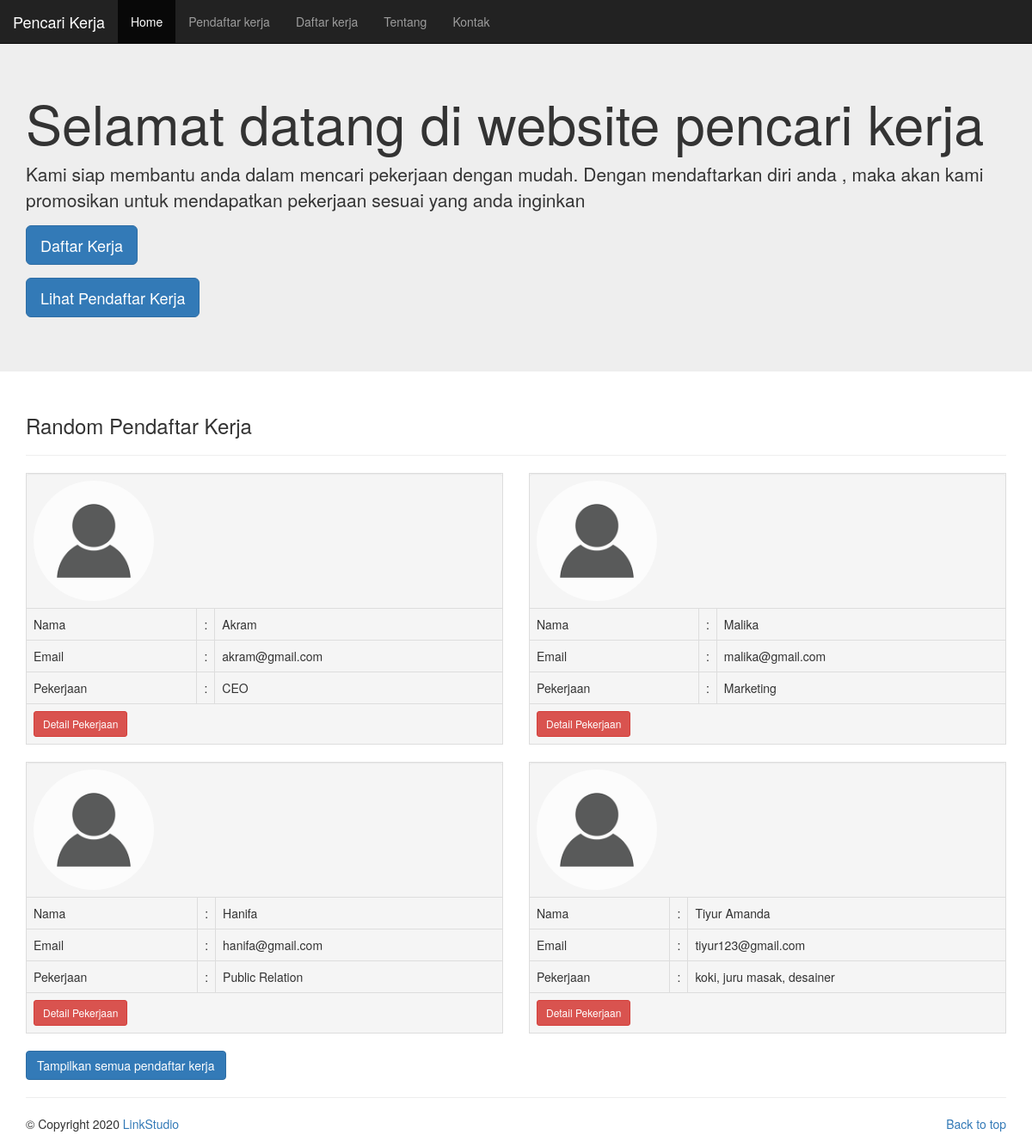
The page / on the database its author committed.
### tables this page shows
CREATE TABLE IF NOT EXISTS `pendaftar` (
  `id` int(11) NOT NULL AUTO_INCREMENT,
  `nama` varchar(255) NOT NULL,
  `email` varchar(255) NOT NULL,
  `alamat` text NOT NULL,
  `pekerjaan` text NOT NULL,
  `resume` longtext NOT NULL,
  PRIMARY KEY (`id`)
);

### application/controllers/Home.php (called while the page is built)
<?php
class Home extends CI_Controller {
	public function index(){
		$this->load->model("pendaftar");
		$data = array(
			'pendaftar' => $this->pendaftar->getRandom()
		);
		$this->load->view("template/header");
		$this->load->view("home", $data);
		$this->load->view("template/footer");
	}
}

### index.php (called while the page is built, shortened)
<?php
require_once BASEPATH.'core/CodeIgniter.php';

### application/models/pendaftar.php (called while the page is built, shortened)
<?php
class Pendaftar extends CI_Model {
	public function getRandom(){
		$this->db->order_by("id", "RANDOM");
		$this->db->limit(4);
		return $this->db->get("pendaftar")->result();
	}
}

### application/views/home.php (the view)
<div class="jumbotron">
	<div class="container">
		<h1>Selamat datang di website pencari kerja</h1>
	  	<p>Kami siap membantu anda dalam mencari pekerjaan dengan mudah. Dengan mendaftarkan diri anda , maka akan kami promosikan untuk mendapatkan pekerjaan sesuai yang anda inginkan</p>
	  	<p><a class="btn btn-primary btn-lg" href="<?php echo site_url("daftar"); ?>" role="button">Daftar Kerja</a></p>
	  	<p><a class="btn btn-primary btn-lg" href="<?php echo site_url("pendaftarkerja"); ?>" role="button">Lihat Pendaftar Kerja</a></p>
	</div>
</div>
<div class="container">
	<h3>Random Pendaftar Kerja</h3>
	<hr>
	<div class="row">
		<?php
		foreach($pendaftar as $pencari) {
			?>
		<div class="col-md-6">
			<table class="well table table-bordered">
				<tr>
					<td colspan="4" width="1"><img class="img-circle" src="<?php echo base_url("/bootstrap/img/person-icon.png");?>" alt="Generic placeholder image" width="140" height="140">
					</td>
				</tr>
				<tr>
					<td>Nama</td>
					<td width="1">:</td>
					<td><?php echo $pencari->nama; ?></td>
				</tr>
				<tr>
					<td>Email</td>
					<td width="1">:</td>
					<td><?php echo $pencari->email; ?></td>
				</tr>
				<tr>
					<td>Pekerjaan</td>
					<td width="1">:</td>
					<td><?php echo $pencari->pekerjaan; ?></td>
				</tr>
				<tr>
					<td colspan="3">
						<a href="<?php echo site_url("pendaftarkerja/detail/". $pencari->id); ?>" class="btn btn-danger btn-sm">Detail Pekerjaan</a>
					</td>
				</tr>
			</table>
		</div>
			<?php
				}
			?>
	</div>
	<a class="btn btn-primary" href="<?php echo site_url("pendaftarkerja"); ?>">Tampilkan semua pendaftar kerja</a>
</div>

### application/views/template/header.php (shortened to what this page needs)
<!DOCTYPE html>
<html>
<head>
	<link rel="stylesheet" type="text/css" href="<?php echo base_url("/bootstrap/css/bootstrap.min.css");?>">
</head>
<body>
	<nav class="navbar navbar-fixed-top navbar-inverse">
  <div class="container-fluid">
    <div class="navbar-header">
      <a class="navbar-brand" href="#">Pencari Kerja</a>
    </div>
    <div class="collapse navbar-collapse" id="bs-example-navbar-collapse-1">
      <ul class="nav navbar-nav">
        <li class="active"><a href="<?php echo site_url(); ?>">Home<span class="sr-only">(current)</span></a></li>
        <li><a href="<?php echo site_url("pendaftarkerja"); ?>">Pendaftar kerja</a></li>
        <li><a href="<?php echo site_url("daftar"); ?>">Daftar kerja</a></li>
        <li><a href="<?php echo site_url("tentang"); ?>">Tentang</a></li>
        <li><a href="<?php echo site_url("contact"); ?>">Kontak</a></li>
      </ul>
    </div>
  </div>
</nav>
<br><br>

### application/views/template/footer.php
<footer>
	<div class="container">
		<hr>
		<p class="pull-right"><a href="#">Back to top</a></p>
		<p>&copy; Copyright 2020 <a href="#">LinkStudio</a></p>
	</div>
</footer>

### rows shown on the page
pendaftar: nama "Akram", email "akram@gmail.com", pekerjaan "CEO"
pendaftar: nama "Malika", email "malika@gmail.com", pekerjaan "Marketing"
pendaftar: nama "Hanifa", email "hanifa@gmail.com", pekerjaan "Public Relation"
pendaftar: nama "Tiyur Amanda", email "tiyur123@gmail.com", pekerjaan "koki, juru masak, desainer"
